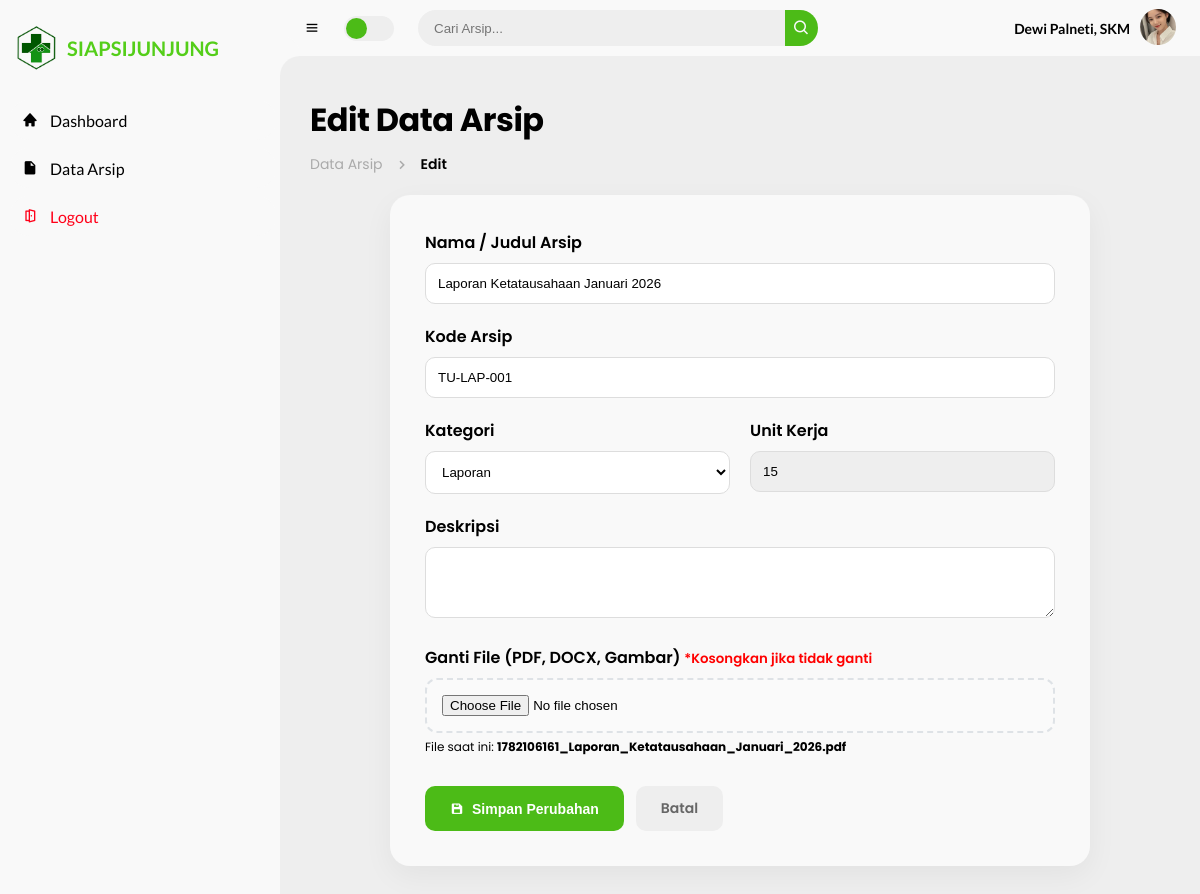
Screenshot of /pages/admin/arsip_edit.php?id=18 (signed in) with the database file from the repository.
### tables this page shows
CREATE TABLE `arsip` (
  `id_arsip` int(11) NOT NULL,
  `kode_arsip` varchar(50) NOT NULL,
  `nama_arsip` varchar(255) NOT NULL,
  `id_kategori` int(11) DEFAULT NULL,
  `id_unit` int(11) DEFAULT NULL,
  `file_arsip` varchar(255) NOT NULL,
  `deskripsi` text DEFAULT NULL,
  `created_at` timestamp NOT NULL DEFAULT current_timestamp()
);

CREATE TABLE `kategori` (
  `id_kategori` int(11) NOT NULL,
  `nama_kategori` varchar(50) NOT NULL,
  `created_at` timestamp NOT NULL DEFAULT current_timestamp()
);

### pages/admin/arsip_edit.php (the view, shortened to what this page needs)
<?php
include "../../config/koneksi.php";
$id = mysqli_real_escape_string($koneksi, $_GET['id']);
$query_arsip = mysqli_query($koneksi, "SELECT * FROM arsip WHERE id_arsip = '$id'");
$data = mysqli_fetch_assoc($query_arsip);
$kategori = mysqli_query($koneksi, "SELECT * FROM kategori ORDER BY nama_kategori ASC");
$units = mysqli_query($koneksi, "SELECT * FROM unit_kerja ORDER BY nama_unit ASC");
?>
<!DOCTYPE html>
<html lang="id">
<head>
    <link rel="stylesheet" href="../../assets/css/style.css">
    <link rel="stylesheet" href="../../assets/boxicons-2.1.4/css/boxicons.min.css">
</head>
<body>
    <?php include '../partials/sidebar.php'; ?>
    <section id="content">
        <?php include '../partials/navbar.php'; ?>
        <main>
            <div class="head-title">
                <div class="left">
                    <h1>Edit Data Arsip</h1>
                    <ul class="breadcrumb">
                        <li><a href="data_arsip.php">Data Arsip</a></li>
                        <li><i class='bx bx-chevron-right'></i></li>
                        <li><a class="active" href="#">Edit</a></li>
                    </ul>
                </div>
            </div>
            <div class="form-box">
                <form action="" method="POST" enctype="multipart/form-data">
                    <div class="form-group">
                        <label>Nama / Judul Arsip</label>
                        <input type="text" name="nama_arsip" value="<?= $data['nama_arsip']; ?>" required>
                    </div>
                    <div class="form-group">
                        <label>Kode Arsip</label>
                        <input type="text" name="kode_arsip" value="<?= $data['kode_arsip']; ?>" required>
                    </div>
                    <div style="display: grid; grid-template-columns: 1fr 1fr; gap: 20px;">
                        <div class="form-group">
                            <label>Kategori</label>
                            <select name="id_kategori" required>
                                <?php while ($k = mysqli_fetch_assoc($kategori)) : ?>
                                    <option value="<?= $k['id_kategori']; ?>" <?= ($k['id_kategori'] == $data['id_kategori']) ? 'selected' : ''; ?>>
                                        <?= $k['nama_kategori']; ?>
                                    </option>
                                <?php endwhile; ?>
                            </select>
                        </div>
                        <div class="form-group">
                            <label>Unit Kerja</label>
                            <?php if ($_SESSION['role'] == 'admin') : ?>
                                <select name="id_unit" required>
                                    <?php while ($u = mysqli_fetch_assoc($units)) : ?>
                                        <option value="<?= $u['id_unit']; ?>" <?= ($u['id_unit'] == $data['id_unit']) ? 'selected' : ''; ?>>
                                            <?= $u['nama_unit']; ?>
                                        </option>
                                    <?php endwhile; ?>
                                </select>
                            <?php else : ?>
                                <input type="text" value="<?= $data['id_unit']; ?>" readonly style="background: #eee;">
                            <?php endif; ?>
                        </div>
                    </div>
                    <div class="form-group">
                        <label>Deskripsi</label>
                        <textarea name="deskripsi" rows="3"><?= $data['deskripsi']; ?></textarea>
                    </div>
                    <div class="form-group">
                        <label>Ganti File (PDF, DOCX, Gambar) <small style="color:red;">*Kosongkan jika tidak ganti</small></label>
                        <input type="file" name="file_arsip">
                        <p style="font-size: 12px; margin-top: 5px;">File saat ini: <strong><?= $data['file_arsip']; ?></strong></p>
                    </div>
                    <div class="form-action">
                        <button type="submit" name="update" class="btn-save"><i class='bx bxs-save'></i> Simpan Perubahan</button>
                        <a href="data_arsip.php" class="btn-cancel">Batal</a>
                    </div>
                </form>
            </div>
        </main>
    </section>
</body>
</html>

### assets/css/style.css (style rules this page uses)
* { margin: 0; padding: 0; box-sizing: border-box; }
a { text-decoration: none; }
li { list-style: none; }
:root { --poppins: 'Poppins', sans-serif; --lato: 'Lato', sans-serif; --light: #F9F9F9; --green: #4cbb17; --light-green: #CFE8FF; --grey: #eee; --dark-grey: #AAAAAA; --berkas:#ffb300; --dark: #000000; --red: rgb(255, 0, 25); --yellow: #FFCE26; --light-yellow: #FFF2C6; --orange: #FD7238; --light-orange: #FFE0D3; --white-card: #ffffff; --border-color: #e5e7eb; }
html { overflow-x: hidden !important; }
body { background: var(--grey); overflow-x: hidden; }
#content { position: relative; width: calc(100% - 280px); left: 280px; transition: .3s ease; }
#content main { width: 100%; padding: 40px 30px; font-family: var(--poppins); max-height: calc(100vh - 56px); overflow-y: auto; }
#content main .head-title { display: flex; align-items: center; justify-content: space-between; grid-gap: 16px; flex-wrap: wrap; }
#content main .head-title .left h1 { font-size: 32px; font-weight: 700; margin-bottom: 5px; color: var(--dark); letter-spacing: -0.5px; }
.btn-save { background: var(--green); color: #fff; padding: 12px 25px; border-radius: 10px; border: none; cursor: pointer; font-weight: 600; display: flex; align-items: center; gap: 8px; transition: 0.3s; font-size: 14px; }
.btn-cancel { background: #eee; color: #666; padding: 12px 25px; border-radius: 10px; text-decoration: none; font-weight: 600; transition: 0.3s; font-size: 14px; display: flex; align-items: center; }
.form-box { background: var(--light); padding: 35px; border-radius: 20px; max-width: 700px; margin: 20px auto; box-shadow: 0 10px 30px rgba(0, 0, 0, 0.05); }
.form-group { margin-bottom: 20px; }
.form-group label { display: block; font-weight: 600; margin-bottom: 8px; color: var(--dark); }
.form-group input, .form-group select, .form-group textarea { width: 100%; padding: 12px; border-radius: 10px; border: 1px solid #ddd; background: #fff; }
input[type="file"] { padding: 8px; background: #f8f9fa; border: 2px dashed #ddd; cursor: pointer; }
input[type="file"] { background: #fafafa; border: 2px dashed #dee2e6; padding: 15px; border-radius: 12px; width: 100%; cursor: pointer; }
.form-action { display: flex; gap: 12px; margin-top: 30px; }

### pages/admin/arsip_edit.php (style rules this page uses)
.breadcrumb { display: flex; align-items: center; grid-gap: 10px; margin-top: 10px; }
.breadcrumb li { color: var(--dark); list-style: none; display: flex; align-items: center; }
.breadcrumb li a { color: var(--dark-grey); font-size: 14px; }
.breadcrumb li a.active { color: var(--blue); font-weight: 600; }
.breadcrumb li i { font-size: 18px; color: var(--dark-grey); }

### rows the page displays
arsip: nama_arsip "Laporan Ketatausahaan Januari 2026", kode_arsip "TU-LAP-001", id_kategori "Laporan", id_unit "15", file_arsip "1782106161_Laporan_Ketatausahaan_Januari_2026.pdf"

### other values shown
$_SESSION['nama'] "Dewi Palneti, SKM"
